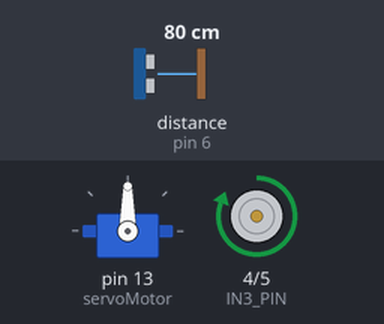
This sketch was run on a simulated Arduino Uno, built with avr-gcc and run on an emulated ATmega328P. Parts: servo, motor-driver pin pairs drawn as motors (green arrow = first pin HIGH = forward, orange = second pin HIGH = backward, longer = more drive). Wiring (inferred from the names in the program): ultrasonic range finder: trigger pin 7; echo pin 6. Inputs (shaded band) come from the test bench; at power-on: distance to the obstacle (sensor on pin 6) 80 cm. The echo pulse lasts 58.3 µs per cm.

Above: at 1.2 s.
1.3 s: distance to the obstacle (sensor on pin 6) set to 74 cm
2.8 s: distance to the obstacle (sensor on pin 6) set to 69 cm
At 4.0 s:
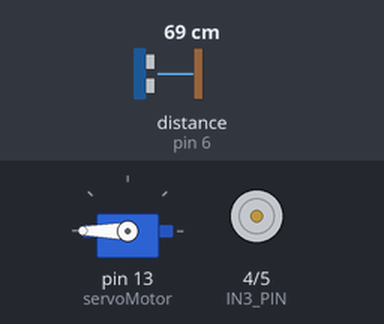
At 14.0 s:
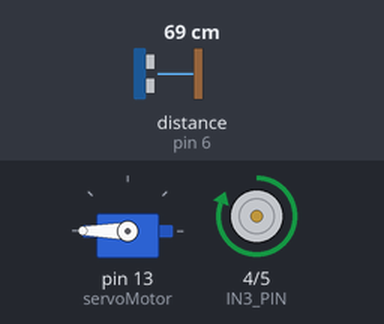
Timing chart, 0 to 14.3 s (numbered marks = the images above; inputs shaded):
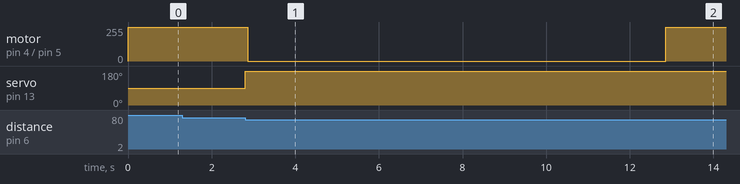

The sketch:

sketch_sep2d.ino
```cpp
#include <Servo.h>

Servo servoMotor;

#define TRIG_PIN 7
#define ECHO_PIN 6

#define IN3_PIN 4
#define IN4_PIN 5

int count = 0;

void setup()
{
  pinMode(TRIG_PIN, OUTPUT);
  pinMode(ECHO_PIN, INPUT);
  pinMode(IN3_PIN, OUTPUT);
  pinMode(IN4_PIN, OUTPUT);
  servoMotor.attach(13);

}

void loop()
{

  moveForward();

  int distance = getDistance();
  Serial.print("Uzaklık: ");
  Serial.print(distance);
  Serial.println(" cm");

  if (distance <= 70)
  {
    count++;
    servoMotor.write(180);
  }
  if (count == 12)
  {
    digitalWrite(IN3_PIN, LOW);
    delay(10000);
    stop();
  }
}

int getDistance()
{
  digitalWrite(TRIG_PIN, LOW);
  delayMicroseconds(2);
  digitalWrite(TRIG_PIN, HIGH);
  delayMicroseconds(10);
  digitalWrite(TRIG_PIN, LOW);
  long duration = pulseIn(ECHO_PIN, HIGH);
  int distance = duration * 0.034 / 2;
  return distance;
}
void moveForward()
{
 digitalWrite(IN3_PIN, HIGH);
}

void stop()
{
  digitalWrite(IN3_PIN, LOW);
}
```

Measured:
- the behaviour switches between 72 and 71 cm on distance to the obstacle (sensor on pin 6) (found by bisection; images 0 and 1)
- after the input at 1.3 s, every drawn part: stays the same
- after the input at 2.8 s, motor on pin 4 (IN3_PIN) / pin 5 (IN4_PIN): forward 255/255 → stopped after 0.06 s, → forward 255/255 10.0 s later; servo on pin 13 (servoMotor): 90° → 180° at once
